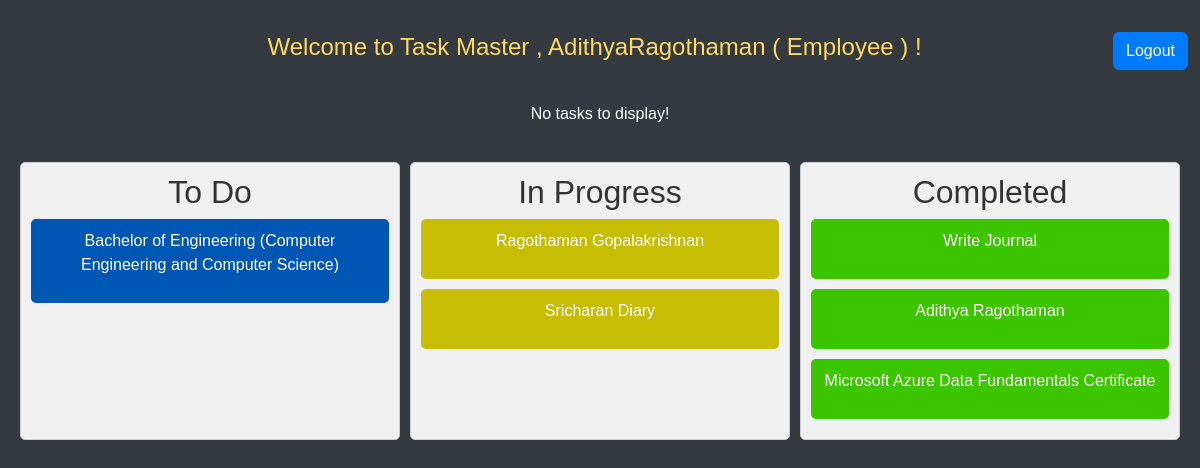
The page / (signed in) on the database its author committed.
### taskmaster.py (models this page shows, shortened)
class User(UserMixin, db.Model):
    __tablename__ = 'users'
    id = db.Column(db.Integer, primary_key=True)
    username = db.Column(db.String(200), nullable=False)
    email = db.Column(db.String(200), unique=True, nullable=False)
    password = db.Column(db.String(200), nullable=False)
    user_type = db.Column(db.String(20))  # Add this line for user type

class Task(db.Model):
    id = db.Column(db.Integer, primary_key=True)
    name = db.Column(db.String(80), nullable=False)
    description = db.Column(db.Text, nullable=True)
    priority = db.Column(db.Integer, nullable=False)
    deadline = db.Column(db.String(80), nullable=False)
    progress = db.Column(db.String(50), nullable=False, default="To Do")

### taskmaster.py (the view)
@app.route('/')
@login_required
def index():
    tasks = Task.query.all()
    todo_tasks = [task for task in tasks if task.progress == 'To Do']
    doing_tasks = [task for task in tasks if task.progress == 'In-Progress']
    done_tasks = [task for task in tasks if task.progress == 'Completed']
    return render_template('taskmasterpage.html', tasks=tasks, todo_tasks=todo_tasks, doing_tasks=doing_tasks, done_tasks=done_tasks)

### taskmaster.py (called while the page is built)
@login_manager.user_loader
def load_user(user_id):
    return User.query.get(int(user_id))

### templates/taskmasterpage.html (shortened to what this page needs)
<!DOCTYPE html>
<html lang="en">
<head>
<link href="https://cdn.jsdelivr.net/npm/bootstrap@5.3.2/dist/css/bootstrap.min.css" rel="stylesheet"
integrity="sha384-T3c6CoIi6uLrA9TneNEoa7RxnatzjcDSCmG1MXxSR1GAsXEV/Dwwykc2MPK8M2HN">
<link rel="stylesheet" href="{{ url_for('static', filename='taskmasterstyles.css') }}">
</head>
<body data-user-type="{{ current_user.user_type }}">
    <nav class="navbar my-4">
        <div class="container-fluid">
          <h4 class="text-yellow-300 ms-5">Welcome to Task Master ,  {{ current_user.username }} ( {{ current_user.user_type|capitalize }} ) !</h4>
          <div>
            {% if current_user.is_authenticated %}
                <a class="btn btn-primary" href="{{ url_for('logout') }}" role="button">Logout</a>
                </div>
                {% else %}
                <a href="{{ url_for('login') }}" class="btn btn-outline-primary">Login</a>
                {% endif %}
          </div>
      </nav>
    <div class="noTaskMsg container text-center">
        <p>No tasks to display!</p>
    </div>
<div class="board">
    <div class="column">
      <h2 class="todo">To Do</h2>
      {% for task in tasks if task.progress == 'To Do' %}
        <div class="task task-todo">
          <p>{{ task.name }}</p>
        </div>
      {% endfor %}
    </div>
    <div class="column">
      <h2 class="doing">In Progress</h2>
      {% for task in tasks if task.progress == 'In-Progress' %}
        <div class="task task-inprogress" >
          <p>{{ task.name }}</p>
        </div>
      {% endfor %}
    </div>
    <div class="column">
      <h2 class="done">Completed</h2>
      {% for task in tasks if task.progress == 'Completed' %}
        <div class="task task-completed">
          <p>{{ task.name }}</p>
        </div>
      {% endfor %}
    </div>
</div>
</body>
</html>

### static/taskmasterstyles.css (style rules this page uses)
* { margin: 0; padding: 0; outline: 0; }
:root { --bs-primary: #63b0e4; --bs-bg: #ffffff; --bs-text: #333333; }
body { background-color: aqua; }
body { background-color: #343a40; color: #ffffff; }
.btn { background-color: #007bff !important; border-color: #007bff !important; }
.text-yellow-300 { color: #ffd966; }
.btn { color: white !important; }
.noTaskMsg { display: block; }
.task { padding: 10px; margin-bottom: 10px; border-radius: 5px; text-align: center; }
.task-todo { background-color: #0056b3; }
.task-inprogress { background-color: #c6bd04; }
.task-completed { background-color: #3bc600; }

### templates/taskmasterpage.html (style rules this page uses)
body { background:#343a40; font-family: Arial, sans-serif; display: flex; flex-direction: column; }
.board { display: flex; margin: 20px; }
.column { flex: 1; padding: 10px; border: 1px solid #ccc; margin-right: 10px; border-radius: 5px; background-color: #f0f0f0; }
.column:last-child { margin-right: 0; }
.column h2 { text-align: center; color: #333; }

### rows shown on the page
User: username "AdithyaRagothaman", user_type "Employee"
Task: name "Bachelor of Engineering (Computer Engineering and Computer Science)"
Task: name "Ragothaman Gopalakrishnan"
Task: name "Sricharan Diary"
Task: name "Write Journal"
Task: name "Adithya Ragothaman"
Task: name "Microsoft Azure Data Fundamentals Certificate"
